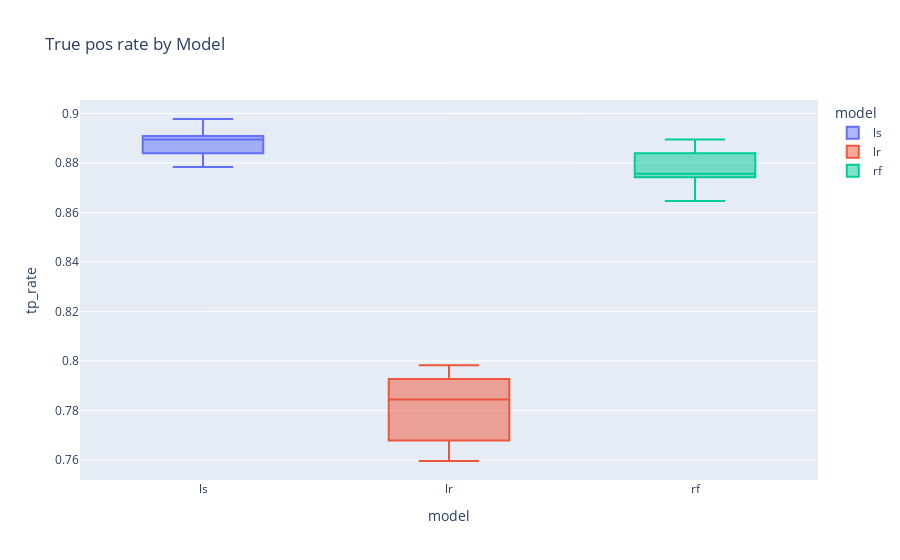

Notebook code cell kept with this figure:
### Markdown cell above
And then the true positive rate (based on the 0.161 cutoff):

### Code cell
px.box(perturbed_jc_tp_rate, y='tp_rate', x='model', color='model', title='True pos rate by Model')

### Figure 1 — Plotly figure (JSON) as saved in the notebook; plotly's stock layout.template omitted (floating-point values rounded to 4 significant figures)
{"data": [{"alignmentgroup": "True", "hovertemplate": "model=%{x}<br>tp_rate=%{y}<extra></extra>", "legendgroup": "ls", "marker": {"color": "#636efa"}, "name": "ls", "notched": false, "offsetgroup": "ls", "orientation": "v", "showlegend": true, "type": "box", "x": ["ls", "ls", "ls", "ls", "ls", "ls", "ls", "ls", "ls", "ls", "ls", "ls", "ls", "ls", "ls", "ls"], "x0": " ", "xaxis": "x", "y": [0.8978, 0.8978, 0.8895, 0.8923, 0.884, 0.8867, 0.884, 0.8867, 0.8895, 0.8895, 0.884, 0.8923, 0.8895, 0.8895, 0.8785, 0.8812], "y0": " ", "yaxis": "y"}, {"alignmentgroup": "True", "hovertemplate": "model=%{x}<br>tp_rate=%{y}<extra></extra>", "legendgroup": "lr", "marker": {"color": "#EF553B"}, "name": "lr", "notched": false, "offsetgroup": "lr", "orientation": "v", "showlegend": true, "type": "box", "x": ["lr", "lr", "lr", "lr", "lr", "lr", "lr", "lr", "lr", "lr", "lr", "lr", "lr", "lr", "lr", "lr"], "x0": " ", "xaxis": "x", "y": [0.7928, 0.7901, 0.768, 0.768, 0.7956, 0.7983, 0.7597, 0.779, 0.7928, 0.7928, 0.7624, 0.7597, 0.7928, 0.7956, 0.7707, 0.779], "y0": " ", "yaxis": "y"}, {"alignmentgroup": "True", "hovertemplate": "model=%{x}<br>tp_rate=%{y}<extra></extra>", "legendgroup": "rf", "marker": {"color": "#00cc96"}, "name": "rf", "notched": false, "offsetgroup": "rf", "orientation": "v", "showlegend": true, "type": "box", "x": ["rf", "rf", "rf", "rf", "rf", "rf", "rf", "rf", "rf", "rf", "rf", "rf", "rf", "rf", "rf", "rf"], "x0": " ", "xaxis": "x", "y": [0.884, 0.8757, 0.8757, 0.884, 0.8812, 0.8729, 0.8729, 0.8646, 0.884, 0.8757, 0.884, 0.8757, 0.8895, 0.8729, 0.8757, 0.8812], "y0": " ", "yaxis": "y"}], "layout": {"boxmode": "overlay", "legend": {"title": {"text": "model"}, "tracegroupgap": 0}, "title": {"text": "True pos rate by Model"}, "xaxis": {"anchor": "y", "categoryarray": ["ls", "lr", "rf"], "categoryorder": "array", "domain": [0, 1], "title": {"text": "model"}}, "yaxis": {"anchor": "x", "domain": [0, 1], "title": {"text": "tp_rate"}}}}
